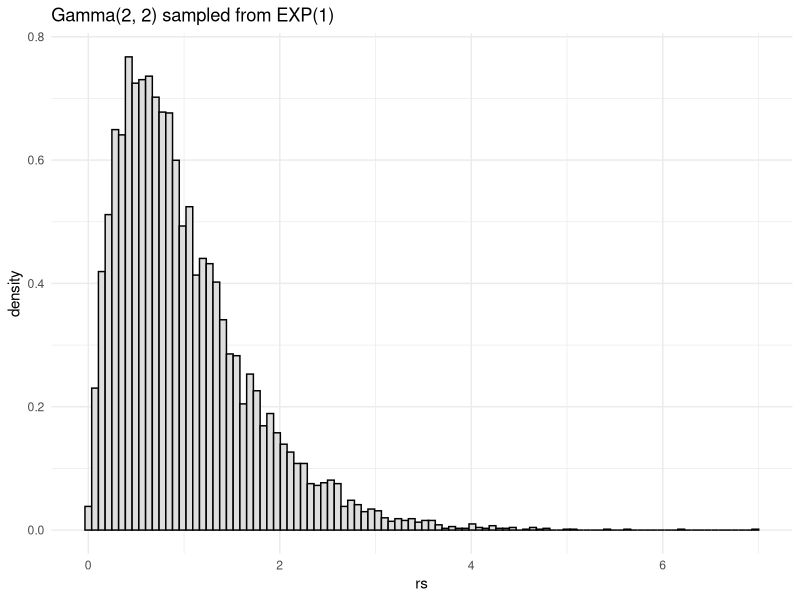
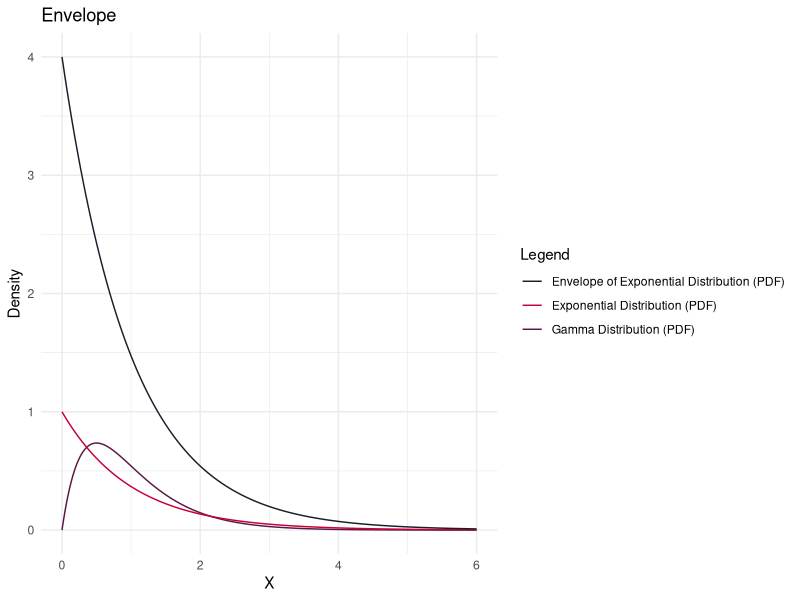
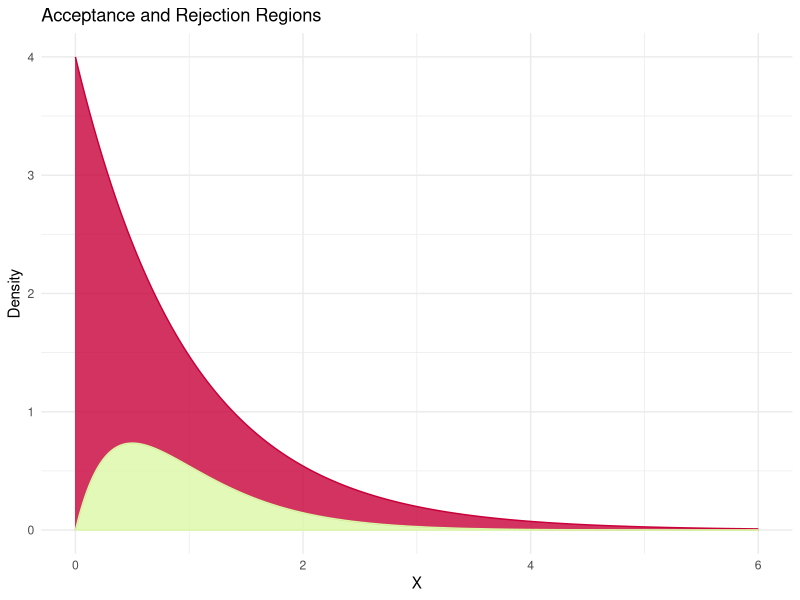
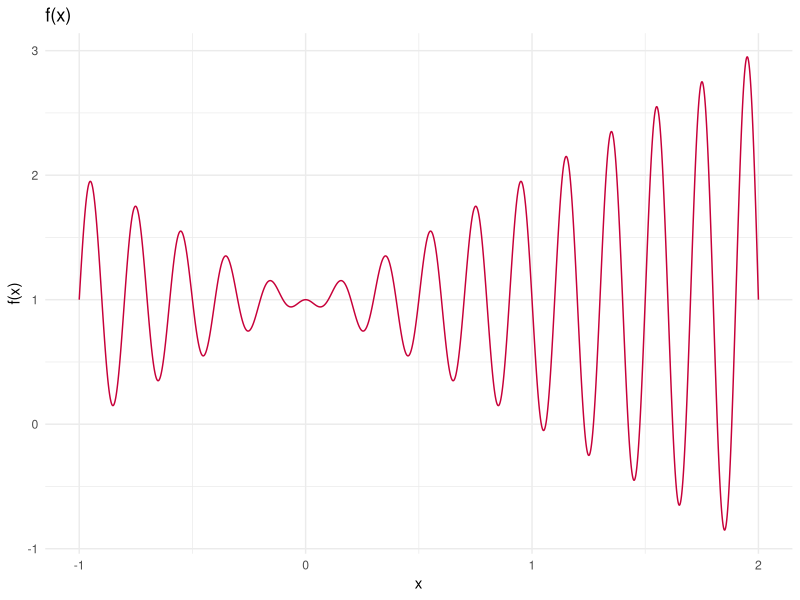
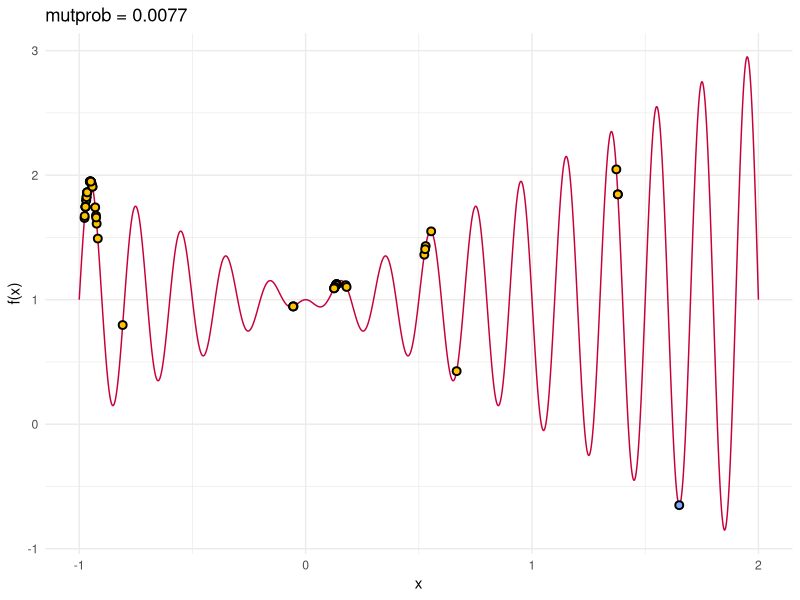
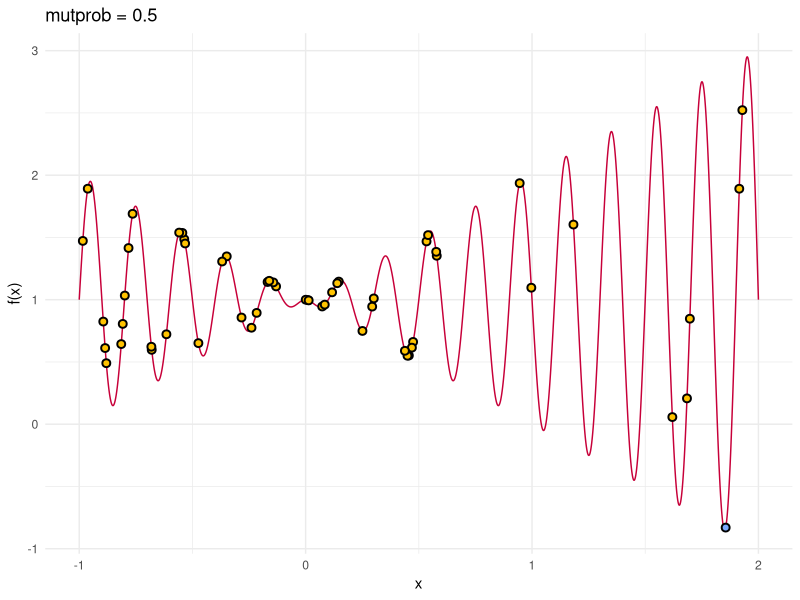

Here is the R script that generated these plots, in order:
## ---- chunk 1

knitr::opts_chunk$set(echo = TRUE)
library(ggplot2)
set.seed(42)

## ---- chunk 2

################################################################################
# Assignment 1.2
################################################################################

acceptance_rejection_sampling = function(n, alpha = 2, beta = 2) {

  M = (beta^2)/(beta -1)
  lambda = beta - 1
  
  rs = c()
  rs_rejected = c()
  
  while (length(rs) < n) {
    # Take a random sample from our proposal (x-axis)
    z = rexp(n = 1, rate = lambda)
    
    # Take a uniform, thus a random y value
    u = runif(n = 1, min = 0, max = M * dexp(z, lambda))
    
    # Check in which region this on lies
    if (u <= dgamma(z, shape = alpha, rate = beta)) {
      rs = c(rs, z)
    }
    
    else {
      rs_rejected = c(rs_rejected, z)
    }
  }
  
  return(list(rs, rs_rejected))
}

ars_results = acceptance_rejection_sampling(10000)

## ---- chunk 3

# For accessing them outside of the function if needed for e.g. plotting
M = 4
lambda = 1

df = as.data.frame(ars_results[[1]])
names(df) = "rs"

ggplot(df) +
  geom_histogram(aes(x = rs, y=..density..),
  color = "black", fill = "#dedede", bins = 100) +
  ggtitle("Gamma(2, 2) sampled from EXP(1)") +
  theme_minimal()

## ---- chunk 4

sequence = seq(from = 0, to = 6, by = 0.01)
dgamma_samples = sapply(X = sequence, FUN = dgamma, shape = 2, rate = 2)
dexp_samples = sapply(X = sequence, FUN = dexp, rate = 1)
df = data.frame(dgamma_samples, dexp_samples)

df$scaled_envelop = M * df$dexp_samples

ggplot(df) +
  geom_line(aes(x = sequence, y = dgamma_samples,
  colour = "Gamma Distribution (PDF)")) +
  geom_line(aes(x = sequence, y = dexp_samples,
  colour = "Exponential Distribution (PDF)")) +
  geom_line(aes(x = sequence, y = scaled_envelop,
  colour = "Envelope of Exponential Distribution (PDF)")) +
  labs(title = "Envelope", y = "Density",
  x = "X", color = "Legend") +
  scale_color_manual(values = c("#17202A", "#C70039", "#581845")) +
  theme_minimal()

ggplot(df) +
  geom_ribbon(aes(x = sequence, ymin = df$dgamma_samples, ymax = df$scaled_envelop),
            alpha = 0.8, fill = "#C70039", color = "#C70039") +
  geom_ribbon(aes(x = sequence, ymin = 0, ymax = df$dgamma_samples),
  alpha = 0.8, fill = "#DAF7A6", color = "#DAF7A6") +
  labs(title = "Acceptance and Rejection Regions", y = "Density",
  x = "X", color = "Legend") +
  scale_color_manual(values = c("#17202A", "#C70039", "#581845")) +
  theme_minimal()

## ---- chunk 5

################################################################################
# Assignment 1.3
################################################################################

g = function(x) return(1/4 * x^3)

mean(g(ars_results[[1]]))

## ---- chunk 6

################################################################################
# Assignment 2
################################################################################

f = function(x) {
  return(-x * sin(10 * pi * x) + 1) 
}
## ---- chunk 7
sequence = seq(from = -1, to = 2, by = 0.001)
f.sequence = f(sequence)

df = data.frame(sequence, f.sequence)

ggplot(df) + geom_line(aes(x = sequence, y = f.sequence), color = "#C70039") + 
  labs(title = "f(x)", y = "f(x)", x = "x") + theme_minimal()
## ---- chunk 8

################################################################################
# Assignment 2.1
################################################################################

to_base_10 = function(v) {
  return(Reduce(function(s,r) {s*2+r}, v))
}

transform_to_interval = function(u, a = -1, b = 2, m = 15) {
  return(a + u * ((b - a)/(2^m - 1)))
}

chrom_to_x = function(chromosome) {
  return(transform_to_interval(to_base_10(chromosome)))
}

chrom_to_y = function(chromosome) {
  return(f(transform_to_interval(to_base_10(chromosome))))
}

## ---- chunk 9

################################################################################
# Assignment 2.2
################################################################################

tournament_selection = function(population) {
  
  # Select fighting partners / groups
  fighters = sample(1:nrow(population), 4)
  
  # Get their values
  fighter_A = population[fighters[1],]
  fighter_B = population[fighters[2],]
  fighter_C = population[fighters[3],]
  fighter_D = population[fighters[4],]
  
  # Let them fight, group A
  if (chrom_to_y(fighter_A[2:length(fighter_A)]) <
      chrom_to_y(fighter_A[2:length(fighter_A)])) {
    winner_group_A = fighter_A
    looser_group_A = fighter_B
  }
  else {
    winner_group_A = fighter_B
    looser_group_A = fighter_A
  }
  
  # Let them fight, group B
  if (chrom_to_y(fighter_A[2:length(fighter_C)]) <
      chrom_to_y(fighter_A[2:length(fighter_D)])) {
    winner_group_B = fighter_C
    looser_group_B = fighter_D
  }
  else {
    winner_group_B = fighter_D
    looser_group_B = fighter_C
  }
  
  # Return them, first two are winners, last two are looser
  results = data.frame()
  results = rbind(results, winner_group_A)
  results = rbind(results, winner_group_B)
  results = rbind(results, looser_group_A)
  results = rbind(results, looser_group_B)
  
  return(results)
}

## ---- chunk 10

################################################################################
# Assignment 2.3
################################################################################

# Generate a population of size n with m digits as genes
generate_population = function(n, m = 15) {
  
  population = data.frame()
  
   for (i in 1:n) {
     individual = c(i, ifelse(round(rnorm(m, mean = 0, sd = 1)) > 0, 1, 0))
     population = rbind(population, individual)
   }
  
  colnames(population) = c("index", as.character(seq(from = 1, to = m, by = 1)))
  return(population)
}

# Does a crossover where the children take one half of each parent
crossover = function(chrom_A, chrom_B) {
  chrom_A = unlist(chrom_A)
  chrom_B = unlist(chrom_B)
  
  cut = round(length(chrom_A)/2)
  
  child_A = c(chrom_A[2:cut], chrom_B[(cut+1):length(chrom_B)])
  child_B = c(chrom_B[2:cut], chrom_A[(cut+1):length(chrom_B)])
  
  return(list(child_A, child_B))
}

# Mutates a single bit based on prob
mutate_with_prob = function(x, prob) {
  if (runif(n = 1) < prob) {
    return(ifelse(x == 0, 1, 0))
  }
  else {
    return(x)
  }
}

# Mutates on average prob genes, each gene has a prob of prob/length to mutate
mutate = function(chrom, prob = 0.05) {
  chrom = unlist(chrom)
  # To get an average of 0.05 bits mutated
  digit_prob = prob / length(chrom)
  chrom[2:length(chrom)] = sapply(chrom[2:length(chrom)], mutate_with_prob, prob)
  return(chrom)
}

## ---- chunk 11

# Helper function to get the best individial from a population
get_best_individual = function(population) {
  index_best = which.min(apply(population[,2:ncol(population)], 1, chrom_to_y))
  return(population[index_best,])
}

# Use all pre defined methods to actualy implement the genetic algorithm
genetic_algorithm = function(population_size = 55, mutprob = 0.05, runs = 100) {
  
  # Generate population
  population = generate_population(population_size)
  
  best_individual = get_best_individual(population)
  
  best_individual_iteration = 0
  
  for (i in 1:runs) {
    
    # Selection
    fighters = tournament_selection(population)
    
    # Create children of winners
    children = crossover(fighters[1,], fighters[2,])
    
    # Mutate the new individuals
    children[[1]] = mutate(children[1], prob = mutprob)
    children[[2]] = mutate(children[2], prob = mutprob)
    
    # Replace the loosers with the new winners
    population[fighters[3,1], 2:ncol(population)] = children[[1]]
    population[fighters[4,1], 2:ncol(population)] = children[[2]]
    
    # Save the overall best individual
    current_best = get_best_individual(population)
    if (chrom_to_y(current_best[2:length(current_best)]) <
        chrom_to_y(best_individual[2:length(best_individual)])) {
      best_individual = current_best
      best_individual_iteration = i
    }
  }
  
  return(list(best = best_individual, population = population,
              iteration = best_individual_iteration))
}

## ---- chunk 12

results0077 = genetic_algorithm(population_size = 55, mutprob = 0.0077, runs = 100)
print(results0077$best)
print(results0077$iteration)

## ---- chunk 13

X = apply(results0077$population[,2:ncol(results0077$population)], 1, chrom_to_x)
Y = f(X)

X_best = chrom_to_x(results0077$best[2:length(results0077$best)])
Y_best = f(X_best)

population = data.frame(X, Y)
best = data.frame(X_best, Y_best)

ggplot(df) +
  geom_line(aes(x = sequence, y = f.sequence), color = "#C70039") +
  geom_point(aes(x = population$X, y = population$Y),
             data = population, color = "black",fill = "#FFC300", shape = 21,
             size = 2, stroke = 1) + 
  geom_point(aes(x = best$X, y = best$Y), data = best, color = "black",
             fill = "#7BA9FF", shape = 21, size = 2, stroke = 1) +
  labs(title = "mutprob = 0.0077", y = "f(x)", x = "x") +
  theme_minimal()
## ---- chunk 14

results05 = genetic_algorithm(population_size = 55, mutprob = 0.5, runs = 100)
print(results05$best)
print(results05$iteration)

## ---- chunk 15

X = apply(results05$population[,2:ncol(results05$population)], 1, chrom_to_x)
Y = f(X)

X_best = chrom_to_x(results05$best[2:length(results05$best)])
Y_best = f(X_best)

population = data.frame(X, Y)
best = data.frame(X_best, Y_best)

ggplot(df) +
  geom_line(aes(x = sequence, y = f.sequence), color = "#C70039") +
  geom_point(aes(x = population$X, y = population$Y),
             data = population, color = "black",fill = "#FFC300", shape = 21,
             size = 2, stroke = 1) + 
  geom_point(aes(x = best$X, y = best$Y), data = best, color = "black",
             fill = "#7BA9FF", shape = 21, size = 2, stroke = 1) +
  labs(title = "mutprob = 0.5", y = "f(x)", x = "x") +
  theme_minimal()

